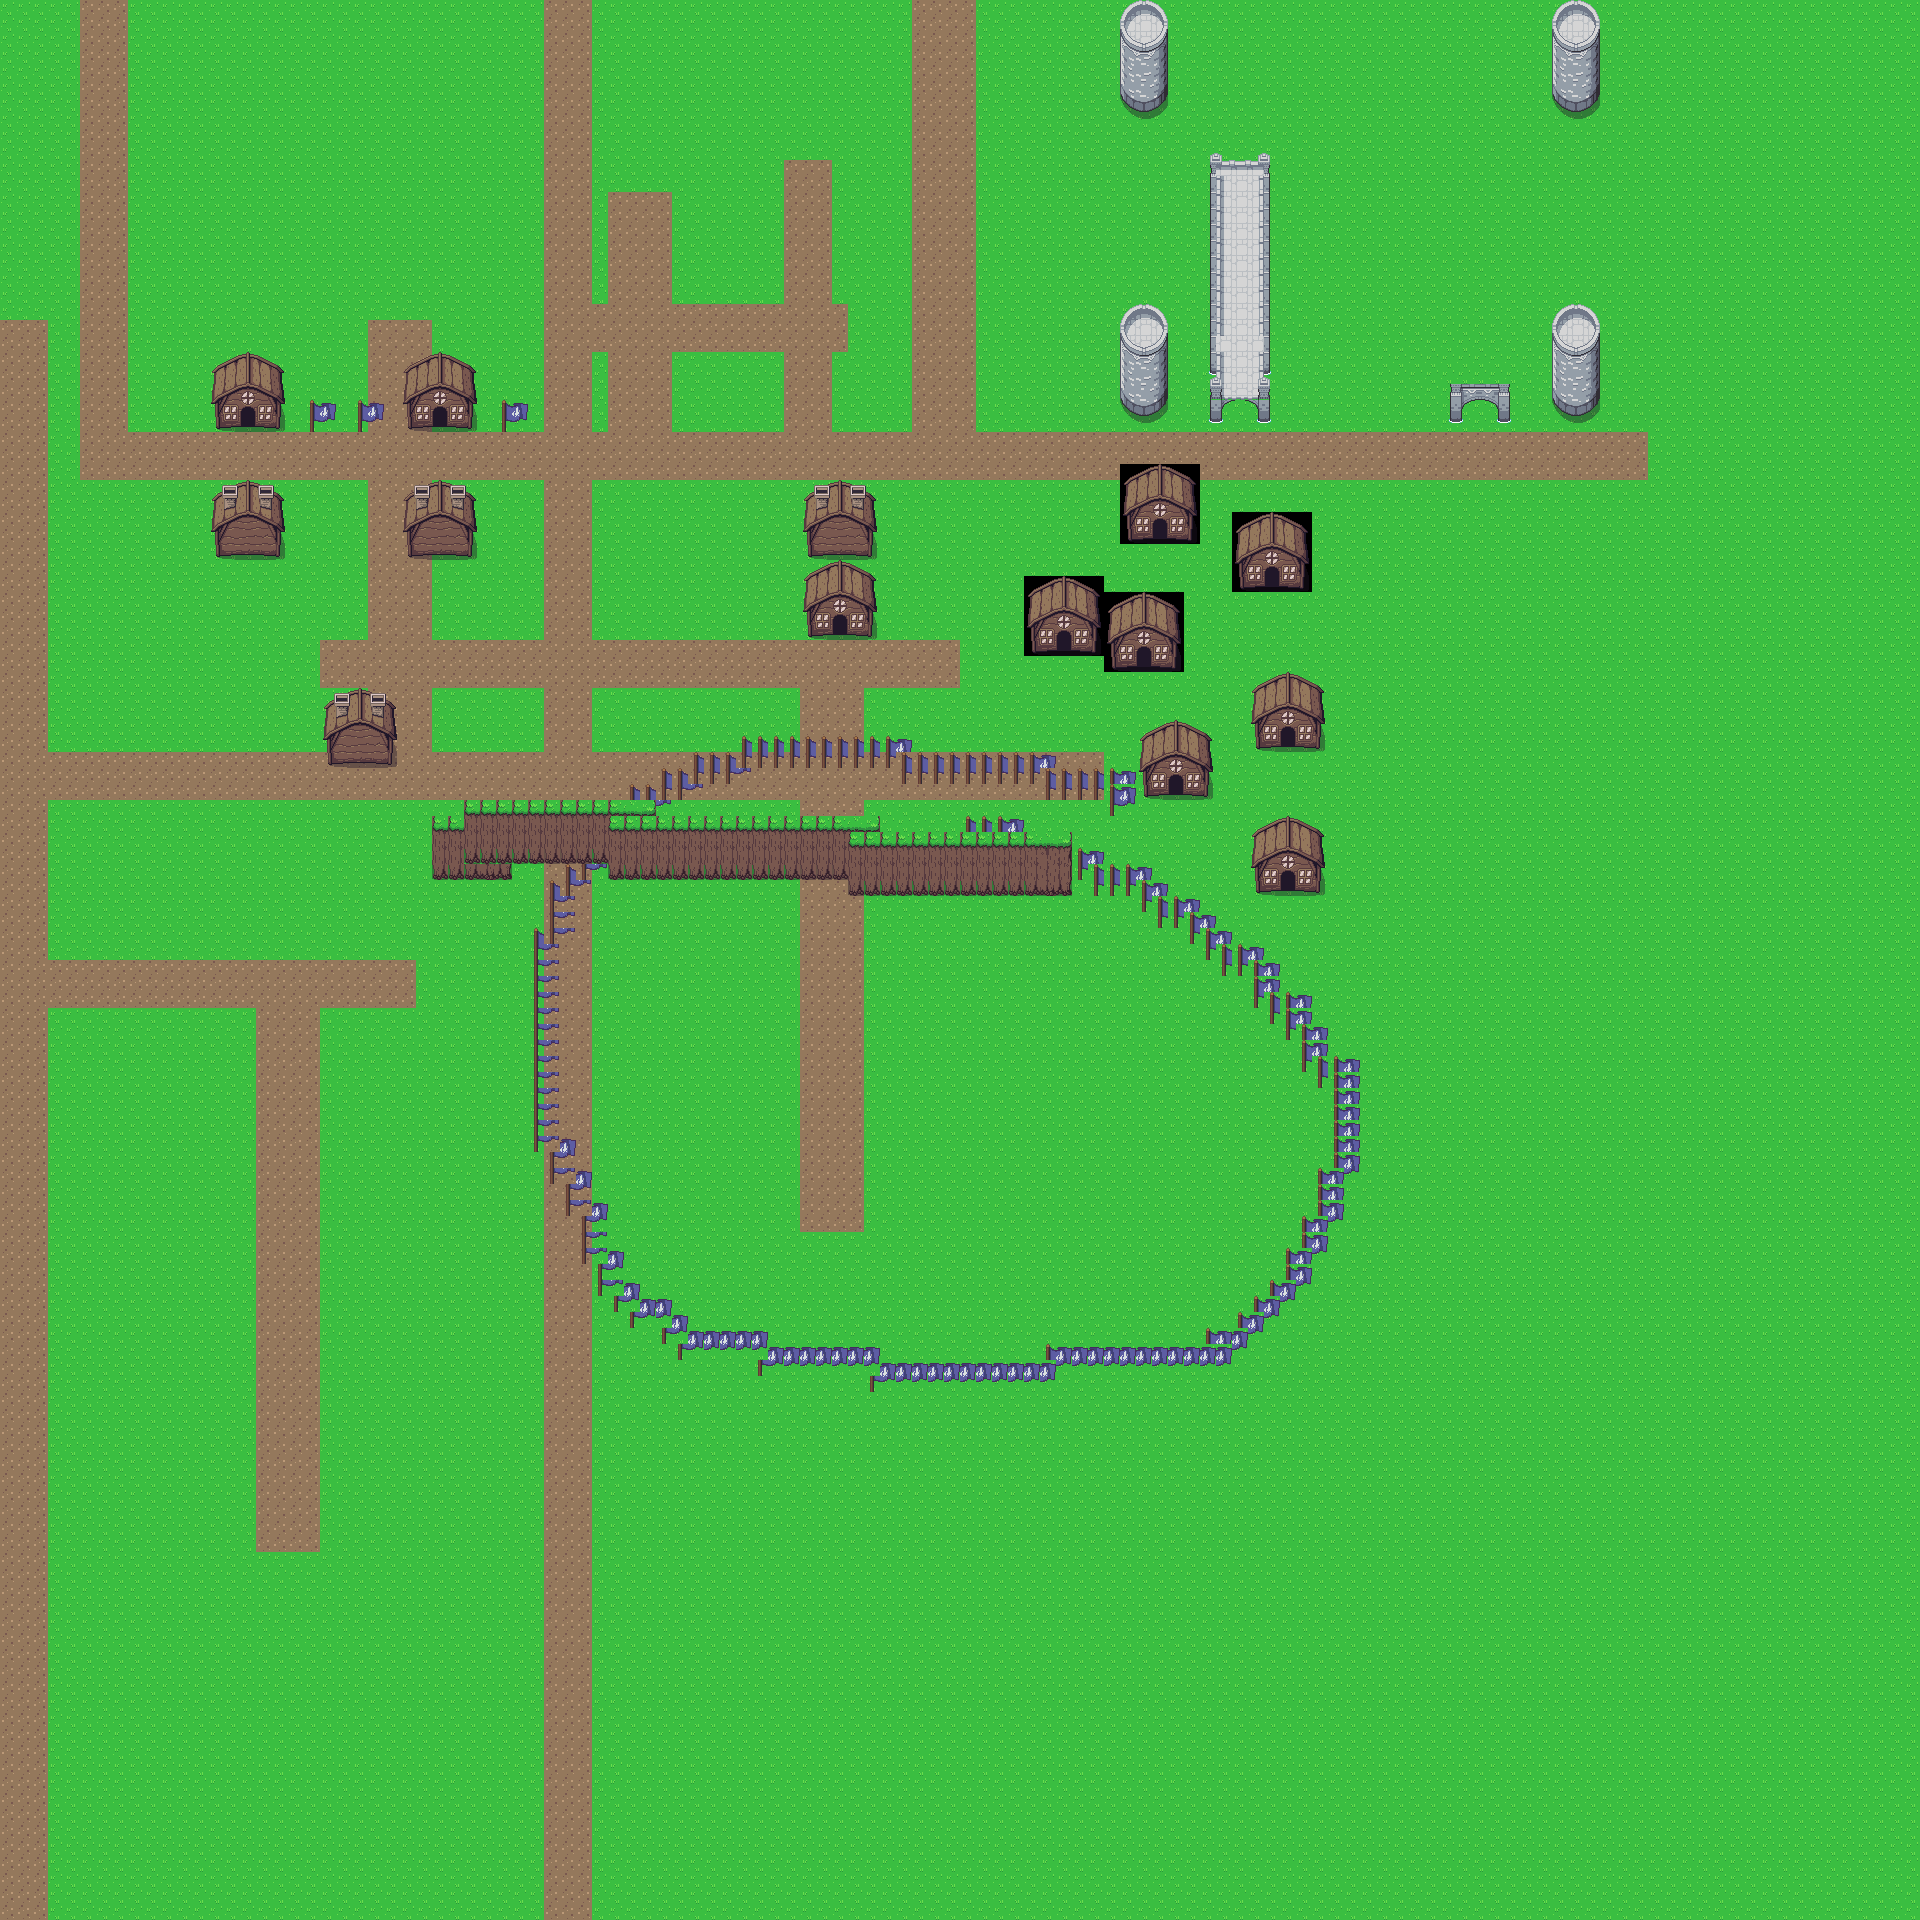

Below is a game level as drawn by its tile map, then a one-line description and the .tmx that defines it (tile-layer data replaced by summaries):
An orthogonal 120x120 tile map with 16x16 px tiles, 2 tile layers (Ground, Trees).

<map version="1.10" tiledversion="1.11.2" orientation="orthogonal" renderorder="right-down" width="120" height="120" tilewidth="16" tileheight="16" infinite="0" nextlayerid="3" nextobjectid="1">
 <editorsettings>
  <export target="testMap_2.lua" format="lua" />
 </editorsettings>
 <tileset firstgid="1" name="overworld" tilewidth="16" tileheight="16" tilecount="1440" columns="40">
  <image source="Overworld.png" width="640" height="576" />
 </tileset>
 <layer id="1" name="Ground" width="120" height="120">
  <data>[14400 cells, 14400 non-empty, 27 distinct tile ids]</data>
 </layer>
 <layer id="2" name="Trees" width="120" height="120">
  <data>[14400 cells, 966 non-empty, 135 distinct tile ids]</data>
 </layer>
</map>
